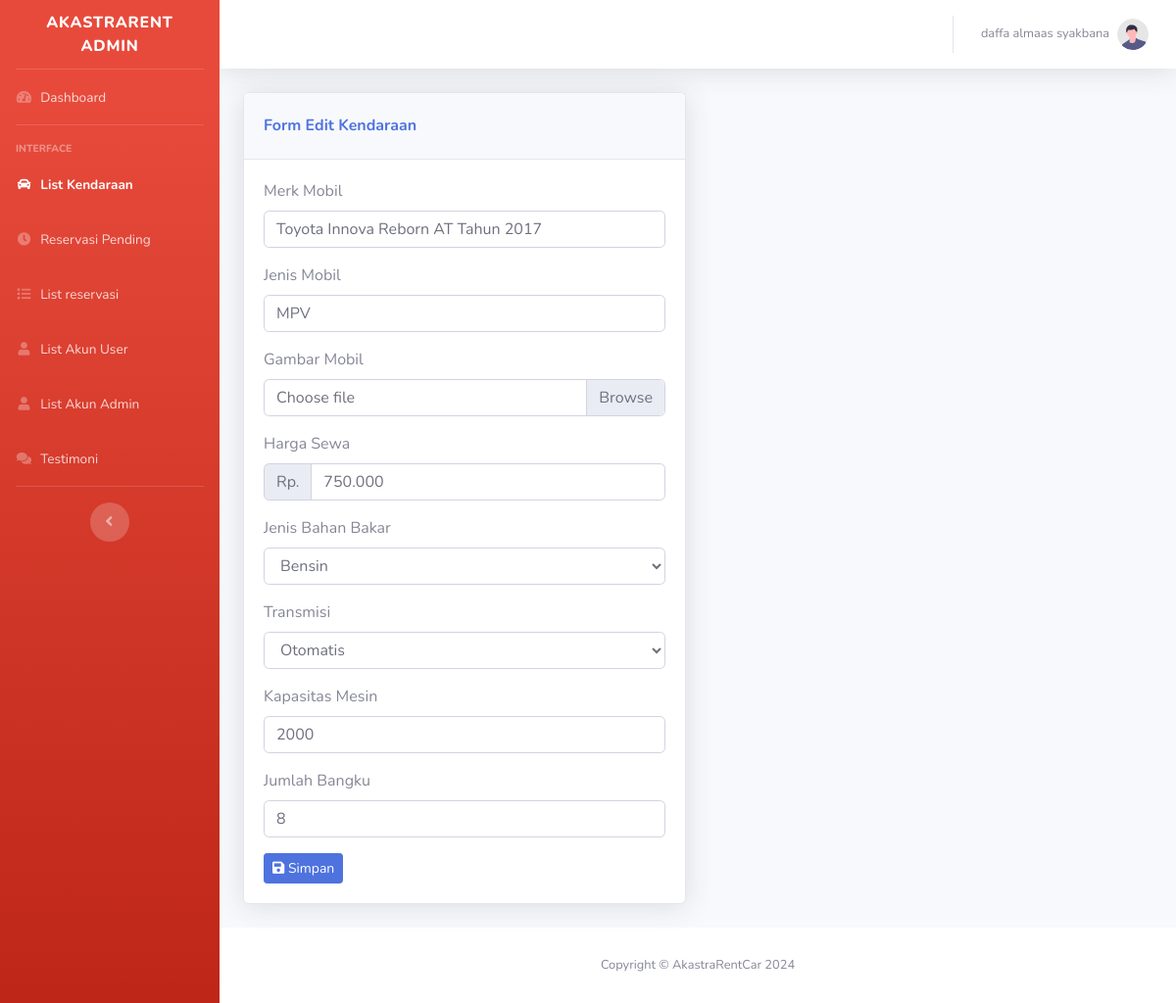
The page /admin/edit-kendaraan.php?id_kendaraan=10&kategori=harian (signed in) on the database its author committed.
### tables this page shows
CREATE TABLE `list_kendaraan_harian` (
  `id_kendaraan` int(11) NOT NULL,
  `merk_mobil` varchar(100) NOT NULL,
  `jenis_mobil` varchar(100) NOT NULL,
  `gambar_mobil` varchar(255) DEFAULT NULL,
  `harga_sewa` varchar(255) DEFAULT NULL,
  `created_at` timestamp NOT NULL DEFAULT current_timestamp(),
  `updated_at` timestamp NOT NULL DEFAULT current_timestamp() ON UPDATE current_timestamp(),
  `bahan_bakar` varchar(50) DEFAULT NULL,
  `transmisi` varchar(50) DEFAULT NULL,
  `kapasitas_mesin` int(11) DEFAULT NULL,
  `jumlah_bangku` int(11) DEFAULT NULL
);

### admin/edit-kendaraan.php (the view, shortened to what this page needs)
<?php
$admin_nama = $_SESSION['nama_admin'];
$servername = "localhost";
$username = "root";
$password = "";
$dbname = "akastrarentcar";
$port = 3307;
$conn = new mysqli($servername, $username, $password, $dbname, $port);
$id_kendaraan = isset($_GET['id_kendaraan']) ? $_GET['id_kendaraan'] : null;
$kategori = isset($_GET['kategori']) ? $_GET['kategori'] : 'harian';
if ($id_kendaraan) {
    if ($kategori == 'bulanan') {
        $query = "SELECT * FROM list_kendaraan_bulanan WHERE id_kendaraan = $id_kendaraan";
    } elseif ($kategori == '3_tahun') {
        $query = "SELECT * FROM list_kendaraan_3_tahun WHERE id_kendaraan = $id_kendaraan";
    } elseif ($kategori == '4_tahun') {
        $query = "SELECT * FROM list_kendaraan_4_tahun WHERE id_kendaraan = $id_kendaraan";
    } else {
        $query = "SELECT * FROM list_kendaraan_harian WHERE id_kendaraan = $id_kendaraan";
    }
    $result = $conn->query($query);
    $kendaraan = $result->fetch_assoc();
}
?>
<!DOCTYPE html>
<html lang="en">
<head>
    <link href="vendor/fontawesome-free/css/all.min.css" rel="stylesheet" type="text/css">
    <link href="css/sb-admin-2.min.css" rel="stylesheet">
    <link href="vendor/datatables/dataTables.bootstrap4.min.css" rel="stylesheet">
</head>
<body id="page-top">
    <div id="wrapper">
        <ul class="navbar-nav bg-gradient-danger sidebar sidebar-dark accordion" id="accordionSidebar">
            <a class="sidebar-brand d-flex align-items-center justify-content-center" href="">
                <div class="sidebar-brand-text mx-3">AkastraRent Admin</div>
            </a>
            <hr class="sidebar-divider my-0">
            <li class="nav-item">
                <a class="nav-link" href="dashboard.php">
                    <i class="fas fa-fw fa-tachometer-alt"></i>
                    <span>Dashboard</span></a>
            </li>
            <hr class="sidebar-divider">
            <div class="sidebar-heading">
                Interface
            </div>
            <li class="nav-item active">
                <a class="nav-link" href="list-kendaraan.php">
                     <i class="fas fa-fw fa-car"></i>
                    <span>List Kendaraan</span></a>
            </li>
                     <li class="nav-item">
                <a class="nav-link" href="reservasi-pending.php">
                     <i class="fas fa-fw fa-clock"></i>
                    <span>Reservasi Pending</span></a>
            </li>
                        <li class="nav-item">
                <a class="nav-link" href="list-reservasi.php">
                     <i class="fas fa-fw fa-list"></i>
                    <span>List reservasi</span></a>
            </li>
            <li class="nav-item">
                <a class="nav-link" href="list-akun-user.php">
                     <i class="fas fa-fw fa-user"></i>
                    <span>List Akun User</span></a>
            </li>
                        <li class="nav-item">
                <a class="nav-link" href="list-akun-admin.php">
                     <i class="fas fa-fw fa-user"></i>
                    <span>List Akun Admin</span></a>
            </li>
            <li class="nav-item">
                <a class="nav-link" href="list-testimonial.php">
                    <i class="fas fa-fw fa-comments"></i>
                    <span>Testimoni</span></a>
            </li>
            <hr class="sidebar-divider d-none d-md-block">
            <div class="text-center d-none d-md-inline">
                <button class="rounded-circle border-0" id="sidebarToggle"></button>
            </div>
        </ul>
        <div id="content-wrapper" class="d-flex flex-column">
            <div id="content">
                <nav class="navbar navbar-expand navbar-light bg-white topbar mb-4 static-top shadow">
                    <ul class="navbar-nav ml-auto">
<li class="nav-item dropdown no-arrow">
    <a class="nav-link dropdown-toggle" href="#" id="userDropdown" role="button"
        data-toggle="dropdown" aria-haspopup="true" aria-expanded="false">
        <span class="mr-2 d-lg-inline text-gray-600 small"><?php echo $admin_nama; ?></span>
        <img class="img-profile rounded-circle" src="img/undraw_profile.svg">
    </a>
</li>
                    </ul>
                </nav>
<div class="container-fluid">
    <div class="row">
        <div class="col-lg-6 col-md-8 col-sm-12">
            <div class="card shadow mb-4">
                <div class="card-header py-4">
                    <h6 class="m-0 font-weight-bold text-primary">Form Edit Kendaraan</h6>
                </div>
                <div class="card-body">
                    <div class="table-responsive">
                        <form action="" method="POST" enctype="multipart/form-data">
                            <div class="form-group">
                                <label>Merk Mobil</label>
                                <input type="text" name="merk_mobil" class="form-control" maxlength="150" value="<?= $kendaraan['merk_mobil'] ?>" required>
                            </div>
                            <div class="form-group">
                                <label>Jenis Mobil</label>
                                <input type="text" name="jenis_mobil" class="form-control" maxlength="100" value="<?= $kendaraan['jenis_mobil'] ?>" required>
                            </div>
                            <div class="form-group">
                                <label for="picture">Gambar Mobil</label>
                                <div class="custom-file">
                                    <label class="custom-file-label" for="picture">Choose file</label>
                                </div>
                            </div>
                            <div class="form-group">
                                <label>Harga Sewa</label>
                                <div class="input-group">
                                    <div class="input-group-prepend">
                                        <span class="input-group-text">Rp.</span>
                                    </div>
                                    <input type="text" name="harga_sewa" class="form-control" id="harga_sewa" value="<?= $kendaraan['harga_sewa'] ?>" required>
                                </div>
                            </div>
                            <div class="form-group">
                                <label>Jenis Bahan Bakar</label>
                                <select name="bahan_bakar" class="form-control" required>
                                    <option value="bensin" <?= $kendaraan['bahan_bakar'] == 'bensin' ? 'selected' : '' ?>>Bensin</option>
                                </select>
                            </div>
                            <div class="form-group">
                                <label>Transmisi</label>
                                <select name="transmisi" class="form-control" required>
                                    <option value="otomatis" <?= $kendaraan['transmisi'] == 'otomatis' ? 'selected' : '' ?>>Otomatis</option>
                                </select>
                            </div>
                            <div class="form-group">
                                <label>Kapasitas Mesin</label>
                                <input type="text" name="kapasitas_mesin" class="form-control" value="<?= $kendaraan['kapasitas_mesin'] ?>" required>
                            </div>
                            <div class="form-group">
                                <label>Jumlah Bangku</label>
                                <input type="number" name="jumlah_bangku" class="form-control" value="<?= $kendaraan['jumlah_bangku'] ?>" required>
                            </div>
                            <button type="submit" class="btn btn-primary btn-sm"><i class="fas fa-save"></i> Simpan</button>
                        </form>
                    </div>
                </div>
            </div>
        </div>
    </div>
</div>
            <footer class="sticky-footer bg-white">
                <div class="container my-auto">
                    <div class="copyright text-center my-auto">
                        <span>Copyright &copy; AkastraRentCar 2024</span>
                    </div>
                </div>
            </footer>
            </div>
        </div>
    </div>
</body>
</html>

### rows shown on the page
list_kendaraan_harian: merk_mobil "Toyota Innova Reborn AT Tahun 2017", jenis_mobil "MPV", harga_sewa "750.000", bahan_bakar "Bensin", transmisi "Otomatis", kapasitas_mesin "2000", jumlah_bangku "8"

### other values the page prints
$admin_nama "daffa almaas syakbana"
